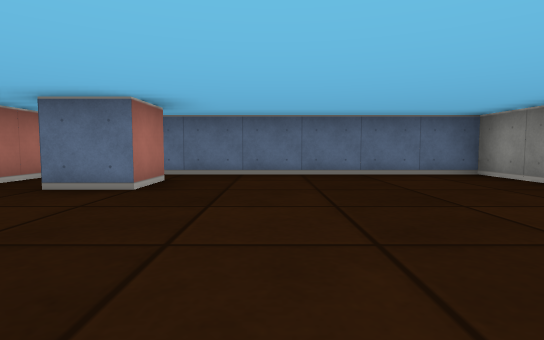
View 1 (above)

13 first-person views from a walk through a cub3D maze. The camera is about half as high as the walls, tilts 4° down and sees 80° across. The floor is counted in squares. Each view is taken from the middle of a square. On the plan, view 1 faces up. The plan holds only what a view shows up to about 9 squares ahead; the rest is blank.

View 2
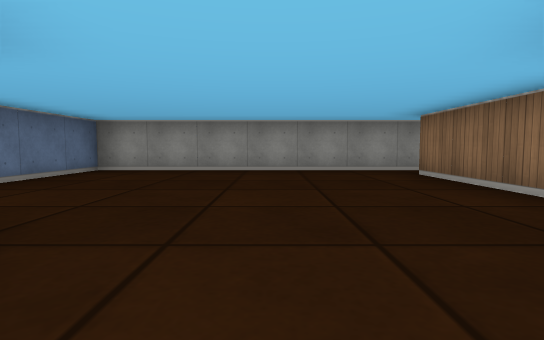

View 3
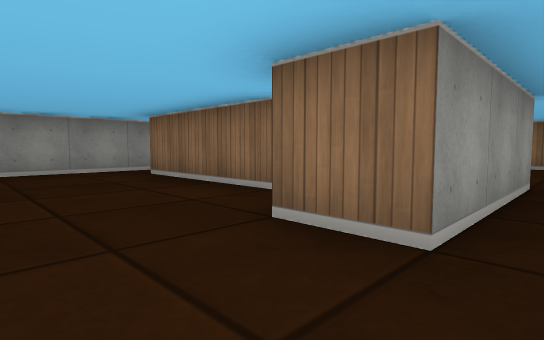

View 4
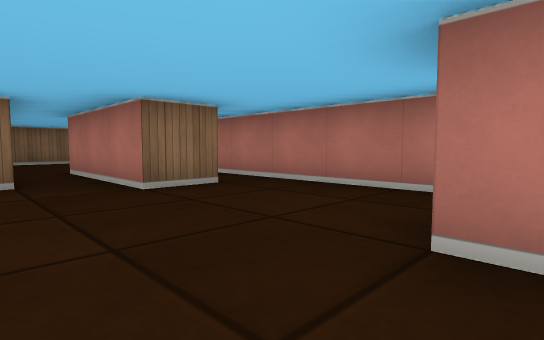

View 5
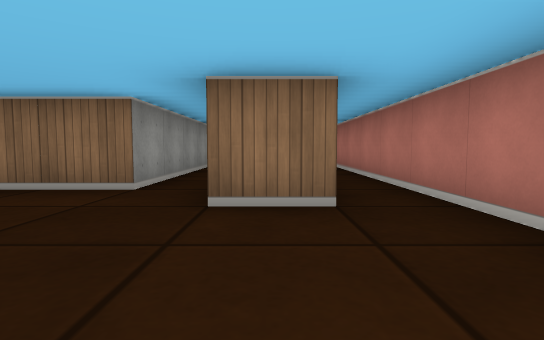

View 6
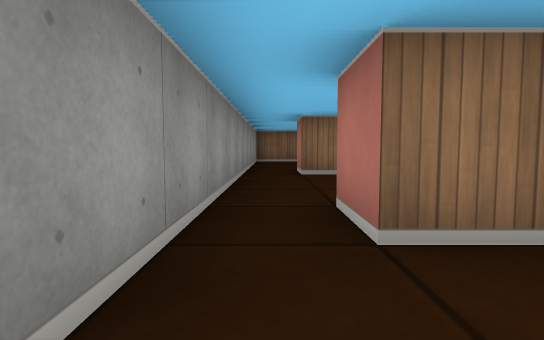

View 7
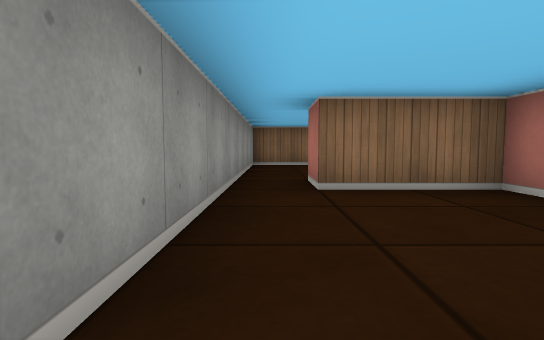

View 8
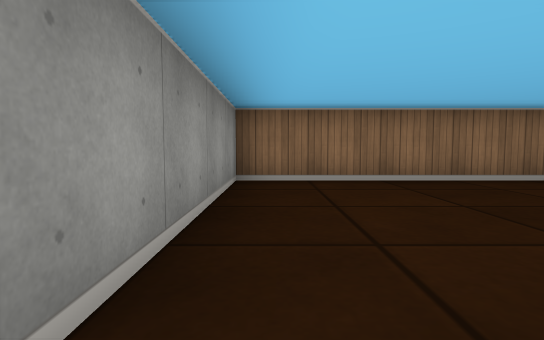

View 9
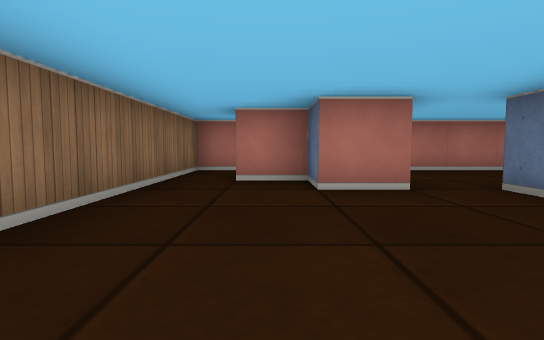

View 10
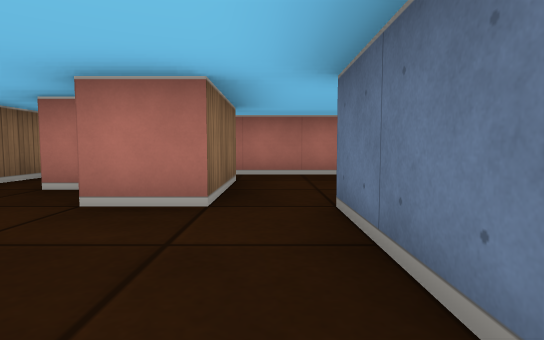

View 11
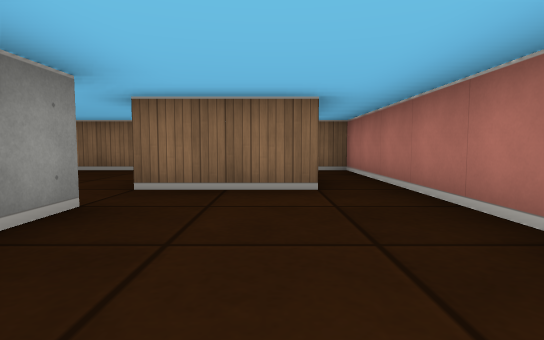

View 12
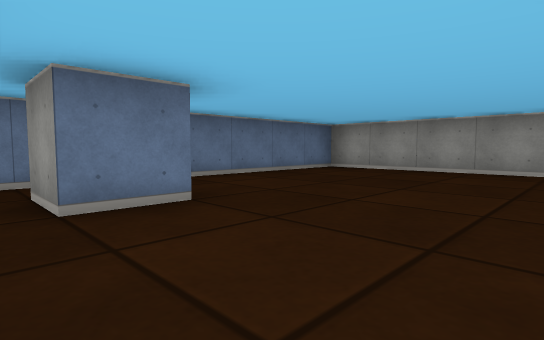

View 13
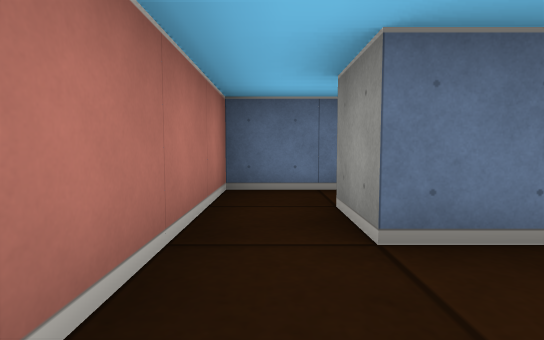

### Floor plan
Ten units are one square. View 1 is at (0, 0); x grows to the right and y downward. Boxes are objects, and circles mark ways between rooms. Rooms are numbered by the first view taken in them; rooms with no view inside come last. Other rooms are left out.
<svg viewBox="-40 -60 80 160">
<path fill="none" stroke="#000" d="M-15 -45 -15 -35 -25 -35 -25 -45M-25 -5 -15 -5 -15 5M-5 5 25 5 25 15M35 15 35 -55 -35 -55 -35 -5M-5 65 -5 75 -15 75 -15 85M15 55 -5 55M25 45 25 55M-35 85 -35 95 35 95 35 45M-25 26 -25 -5M-5 55 -5 5M-26 65 -5 65M-15 5 -15 25M-35 -5 -35 85M5 39 5 45 25 45M35 45 35 15"/>
<circle cx="-10" cy="15" r="3" fill="#2a7"/>
<circle cx="-30" cy="0" r="3" fill="#2a7"/>
<circle cx="30" cy="10" r="3" fill="#2a7"/>
<circle cx="-10" cy="60" r="3" fill="#2a7"/>
<circle cx="-30" cy="75" r="3" fill="#2a7"/>
<circle cx="30" cy="50" r="3" fill="#2a7"/>
<text x="0" y="-30">1</text>
<text x="10" y="80">2</text>
<text x="-20" y="40">3</text>
<text x="20" y="30">4</text>
</svg>
Room 1 opens to room 3. Room 1 opens to room 4. Room 2 opens to room 3. Room 2 opens to room 4.

Where each view was taken, in squares from view 1:
view 1: 0 up, 0 right, facing up
view 2: 2 up, 3 left, facing right
view 3: 2 up, 3 left, facing down-right
view 4: 4 up, 0 right, facing down-left
view 5: 3 up, 2 left, facing down
view 6: 1 up, 3 right, facing down
view 7: 1 down, 3 right, facing down
view 8: 5 down, 3 right, facing down
view 9: 8 down, 3 right, facing left
view 10: 6 down, 2 right, facing left
view 11: 3 down, 2 left, facing down
view 12: 1 up, 3 left, facing up-right
view 13: 2 up, 3 left, facing up
